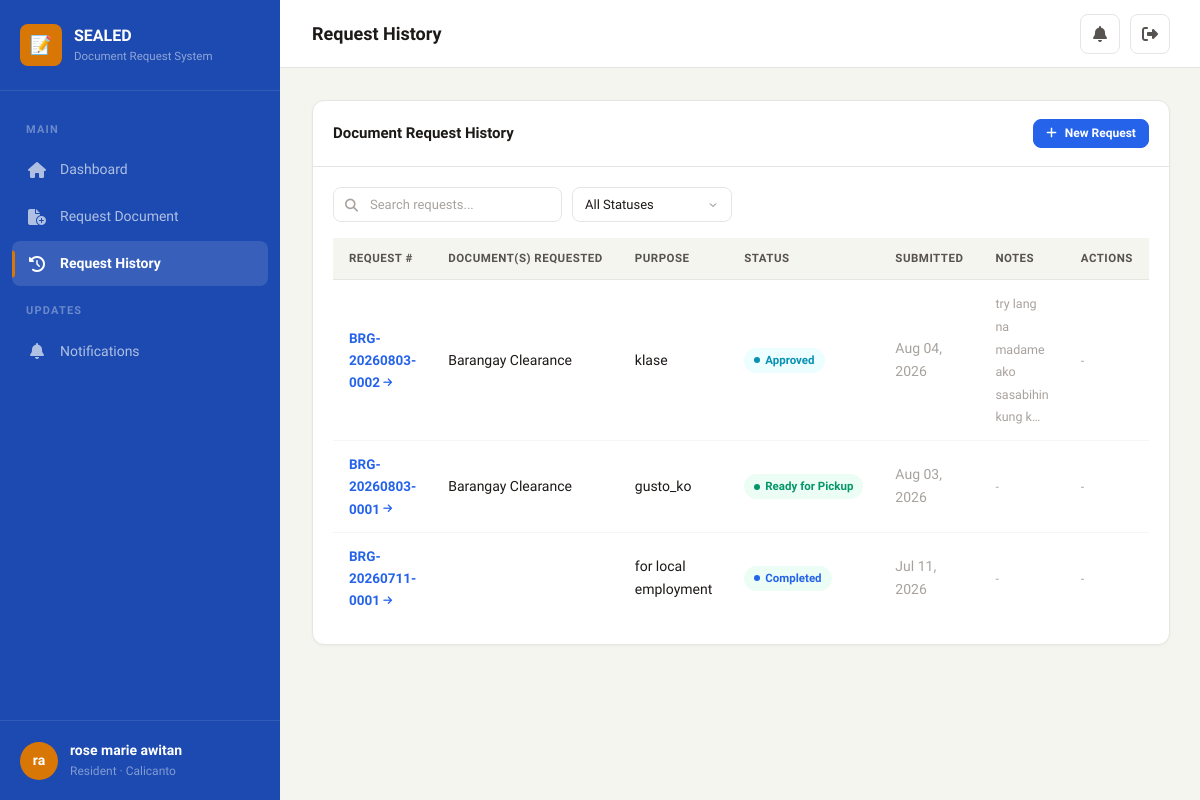
Page /resident/history/ (signed in) on the committed database.
### brgy/models.py (models this page shows, shortened)
class CustomUser(AbstractUser):
    class Role(models.TextChoices):
        RESIDENT = 'resident', 'Resident'
        STAFF = 'staff', 'Staff'
        ADMIN = 'admin', 'Administrator'
    class VerificationStatus(models.TextChoices):
        PENDING = 'pending', 'Pending'
        APPROVED = 'approved', 'Approved'
        REJECTED = 'rejected', 'Rejected'
    id = models.UUIDField(primary_key=True, default=uuid.uuid4, editable=False)
    role = models.CharField(max_length=20, choices=Role.choices, default=Role.RESIDENT)
    barangay = models.ForeignKey(
        Barangay, on_delete=models.SET_NULL, null=True, blank=True, related_name='users'
    )
    verification_status = models.CharField(
        max_length=20, choices=VerificationStatus.choices, default=VerificationStatus.PENDING
    )
    phone_number = models.CharField(max_length=20, blank=True)
    address = models.TextField(blank=True)
    birth_date = models.DateField(null=True, blank=True)
    gender = models.CharField(max_length=10, blank=True)
    middle_name = models.CharField(max_length=150, blank=True)
    civil_status = models.CharField(max_length=20, blank=True, default='')
    occupation = models.CharField(max_length=100, blank=True, default='')
    id_type = models.CharField(max_length=50, blank=True, default='')
    id_front = models.ImageField(upload_to='resident_ids/', blank=True, null=True)
    id_back = models.ImageField(upload_to='resident_ids/', blank=True, null=True)
    id_selfie = models.ImageField(upload_to='resident_ids/', blank=True, null=True, help_text="Picture of the user holding their valid ID")
    profile_picture = models.ImageField(upload_to='profile_pictures/', blank=True, null=True)
    rejection_reason = models.TextField(blank=True, default='')
    class Meta:
        ordering = ['-date_joined']
    @property
    def is_verified_resident(self):
        return self.role == 'resident' and self.verification_status == 'approved'
    @property
    def display_name(self):
        return self.get_full_name() or self.username

class Barangay(models.Model):
    id = models.UUIDField(primary_key=True, default=uuid.uuid4, editable=False)
    name = models.CharField(max_length=200)
    address = models.TextField()
    contact_number = models.CharField(max_length=20, blank=True)
    email = models.EmailField(blank=True)
    chairman_name = models.CharField(max_length=200, blank=True)
    officials = models.JSONField(default=dict, blank=True)
    is_active = models.BooleanField(default=True)
    created_at = models.DateTimeField(auto_now_add=True)
    updated_at = models.DateTimeField(auto_now=True)
    theme_color = models.CharField(
        max_length=7,
        default='#4F46E5',
        help_text="Hex color for barangay theme (e.g. #4F46E5)"
    )
    class Meta:
        ordering = ['name']

class DocumentRequest(models.Model):
    class Status(models.TextChoices):
        PENDING = 'pending', 'Pending'
        APPROVED = 'approved', 'Approved'
        READY_FOR_PICKUP = 'ready_for_pickup', 'Ready for Pickup'
        COMPLETED = 'completed', 'Completed'
        REJECTED = 'rejected', 'Rejected'
    id = models.UUIDField(primary_key=True, default=uuid.uuid4, editable=False)
    request_number = models.CharField(max_length=30, unique=True, editable=False)
    resident = models.ForeignKey(CustomUser, on_delete=models.CASCADE, related_name='requests')
    verification_code = models.CharField(max_length=20, unique=True, blank=True, null=True)
    contact_number = models.CharField(max_length=20, blank=True, null=True)
    pickup_date = models.DateField(null=True, blank=True)
    purpose = models.TextField()
    status = models.CharField(max_length=20, choices=Status.choices, default=Status.PENDING)
    staff_notes = models.TextField(blank=True)
    rejection_reason = models.TextField(blank=True)
    processed_by = models.ForeignKey(
        CustomUser, on_delete=models.SET_NULL, null=True, blank=True, related_name='processed_requests'
    )
    created_at = models.DateTimeField(auto_now_add=True)
    updated_at = models.DateTimeField(auto_now=True)
    completed_at = models.DateTimeField(null=True, blank=True)
    approved_at = models.DateTimeField(null=True, blank=True)
    ready_at = models.DateTimeField(null=True, blank=True)
    class Meta:
        ordering = ['-created_at']
    @property
    def status_color(self):
        colors = {
            'pending': 'warning',
            'approved': 'info',
            'ready_for_pickup': 'success',
            'completed': 'primary',
            'rejected': 'danger',
        }
        return colors.get(self.status, 'muted')

class DocumentRequestItem(models.Model):
    id = models.UUIDField(primary_key=True, default=uuid.uuid4, editable=False)
    request = models.ForeignKey(DocumentRequest, related_name='items', on_delete=models.CASCADE)
    document_type = models.ForeignKey(DocumentType, on_delete=models.CASCADE)
    quantity = models.PositiveIntegerField(default=1)
    created_at = models.DateTimeField(auto_now_add=True)

class DocumentType(models.Model):
    id = models.UUIDField(primary_key=True, default=uuid.uuid4, editable=False)
    name = models.CharField(max_length=200)
    description = models.TextField(blank=True)
    requirements = models.TextField(blank=True, help_text="One requirement per line")
    fee = models.DecimalField(max_digits=10, decimal_places=2, default=0, null=True, blank=True)
    is_active = models.BooleanField(default=True)
    barangay = models.ForeignKey(Barangay, on_delete=models.CASCADE, related_name='document_types')
    template_file = models.FileField(
        upload_to='document_templates/',
        blank=True,
        null=True,
        help_text="Upload a .docx template for this document"
    )
    created_at = models.DateTimeField(auto_now_add=True)
    class Meta:
        ordering = ['name']

### brgy/views.py (the view)
# urls.py: path('resident/history/', views.request_history, name='request_history'),
@login_required
@role_required('resident')
def request_history(request):
    user = request.user
    if not user.is_verified_resident:
        return redirect('resident_dashboard')
    reqs = DocumentRequest.objects.filter(resident=user)
    status_filter = request.GET.get('status', '')
    if status_filter:
        reqs = reqs.filter(status=status_filter)
    paginator = Paginator(reqs, 10)
    page_number = request.GET.get('page', 1)
    page_obj = paginator.get_page(page_number)
    return render(request, 'brgy/resident/request_history.html', {
        'page_obj': page_obj,
        'status_filter': status_filter,
        'status_choices': DocumentRequest.Status.choices,
    })

### brgy/templates/brgy/resident/request_history.html (shortened to what this page needs)
{% extends 'brgy/base.html' %}
{% block nav_res_history %}active{% endblock %}
{% block page_title %}Request History{% endblock %}
{% block content %}
<div class="card">
    <div class="card-header">
        <h3>Document Request History</h3>
        <a href="{% url 'request_document' %}" class="btn btn-primary btn-sm">
            <i class="fa-solid fa-plus"></i> New Request
        </a>
    </div>
    <div class="card-body">
        <div class="filter-bar mb-4">
            <form method="get" style="display:flex;gap:10px;flex-wrap:wrap;align-items:center;flex:1;">
                <div class="search-input-wrapper">
                    <i class="fa-solid fa-search"></i>
                    <input type="text" name="search" class="form-input" placeholder="Search requests..." value="{{ search }}">
                </div>
                <select name="status" class="form-input" style="width:auto;min-width:160px;" onchange="this.form.submit()">
                    <option value="">All Statuses</option>
                </select>
            </form>
        </div>
        {% if page_obj %}
        <div class="table-wrapper">
            <table class="table">
                <thead>
                    <tr>
                        <th>Request #</th>
                        <th>Document(s) Requested</th>
                        <th>Purpose</th>
                        <th>Status</th>
                        <th>Submitted</th>
                        <th>Notes</th>
                        <th>Actions</th>
                    </tr>
                </thead>
                <tbody>
                    {% for req in page_obj %}
                    <tr>
                        <td class="fw-600">
    <a href="{% url 'track_request' req.pk %}" style="color: var(--primary); text-decoration: none;">
        {{ req.request_number }}
    </a>
</td>
                        <td>
                            {% for item in req.items.all %}
                                <span class="text-sm">{{ item.document_type.name }}</span><br>
                            {% endfor %}
                        </td>
                        <td style="max-width:200px;"><span class="text-sm">{{ req.purpose|truncatechars:50 }}</span></td>
                        <td><span class="badge badge-{{ req.status_color }}">{{ req.get_status_display }}</span></td>
                        <td class="text-sm text-muted">{{ req.created_at|date:"M d, Y" }}</td>
                        <td style="max-width:150px;">
                            {% if req.staff_notes %}
                            <span class="text-xs text-muted" title="{{ req.staff_notes }}">{{ req.staff_notes|truncatechars:40 }}</span>
                            {% elif req.rejection_reason %}
                            <span class="text-xs text-danger" title="{{ req.rejection_reason }}">{{ req.rejection_reason|truncatechars:40 }}</span>
                            {% else %}
                            <span class="text-xs text-muted">-</span>
                            {% endif %}
                        </td>
                        <td>
                            {% if req.status == 'pending' %}
                                <form method="post" action="{% url 'cancel_request' req.pk %}" onsubmit="return confirm('Are you sure you want to cancel this request?');">
                                    {% csrf_token %}
                                    <button type="submit" class="btn btn-xs" style="background: #fee2e2; color: #dc2626; border: 1px solid #fecaca;" title="Cancel Request">
                                        <i class="fa-solid fa-times"></i> Cancel
                                    </button>
                                </form>
                            {% else %}
                                <span class="text-xs text-muted">-</span>
                            {% endif %}
                        </td>
                    </tr>
                    {% endfor %}
                </tbody>
            </table>
        </div>
        {% else %}
        <div class="empty-state">
            <i class="fa-solid fa-folder-open"></i>
            <h4>No Requests Found</h4>
            <p>{% if status_filter %}No requests with the selected status.{% else %}You haven't made any document requests yet.{% endif %}</p>
        </div>
        {% endif %}
    </div>
</div>
{% endblock %}

### brgy/templates/brgy/base.html (shortened to what this page needs)
{% load static %}
<!DOCTYPE html>
<html lang="en">
<head>
    <link rel="stylesheet" href="https://cdnjs.cloudflare.com/ajax/libs/font-awesome/6.5.1/css/all.min.css">
    <link rel="stylesheet" href="{% static 'css/style.css' %}">
</head>
<body>
    <div class="app-layout">
        <aside class="sidebar" id="sidebar">
            <div class="sidebar-header">
                <div class="sidebar-logo">
                    <div class="sidebar-logo-icon">📝</div>
                    <div class="sidebar-logo-text">
                        SEALED
                        <small>Document Request System</small>
                    </div>
                </div>
            </div>
            <nav class="sidebar-nav">
                {% if user.role == 'resident' %}
                <div class="sidebar-section-label">Main</div>
                <a href="{% url 'resident_dashboard' %}" class="sidebar-item {% block nav_res_dashboard %}{% endblock %}">
                    <i class="fa-solid fa-house"></i> Dashboard
                </a>
                <a href="{% url 'request_document' %}" class="sidebar-item {% block nav_res_request %}{% endblock %}">
                    <i class="fa-solid fa-file-circle-plus"></i> Request Document
                </a>
                <a href="{% url 'request_history' %}" class="sidebar-item {% block nav_res_history %}{% endblock %}">
                    <i class="fa-solid fa-clock-rotate-left"></i> Request History
                </a>
                <div class="sidebar-section-label">Updates</div>
                <a href="{% url 'notifications' %}" class="sidebar-item {% block nav_res_notifications %}{% endblock %}">
                    <i class="fa-solid fa-bell"></i> Notifications
                </a>
                {% endif %}
            </nav>
            <div class="sidebar-footer">
                <a href="{% url 'profile' %}" class="sidebar-user">
                    <div class="sidebar-avatar">{{ user.first_name.0 }}{{ user.last_name.0 }}</div>
                    <div class="sidebar-user-info">
                        <div class="sidebar-user-name">{{ user.display_name }}</div>
                        <div class="sidebar-user-role">{{ user.get_role_display }}{% if user.barangay %} &middot; {{ user.barangay.name }}{% endif %}</div>
                    </div>
                </a>
            </div>
        </aside>
        <main class="main-content">
            <header class="topbar">
                <div class="topbar-left">
                    <h1 class="topbar-title">{% block page_title %}Dashboard{% endblock %}</h1>
                </div>
                <div class="topbar-right">
                    <div style="position:relative">
                        <button class="topbar-btn" id="notifBtn" aria-label="Notifications">
                            <i class="fa-solid fa-bell"></i>
                        </button>
                    </div>
                    <a href="{% url 'logout' %}" class="topbar-btn" title="Logout" data-confirm="Are you sure you want to logout?">
                        <i class="fa-solid fa-right-from-bracket"></i>
                    </a>
                </div>
            </header>
            <div class="page-content">
                {% block content %}{% endblock %}
            </div>
        </main>
    </div>
</body>
</html>

### rows in the picture
CustomUser: first_name.0 "r", last_name.0 "a", display_name "rose marie awitan", role "Resident", barangay.name "Calicanto"
DocumentRequest: request_number "BRG-20260803-0002", purpose "klase", status "Approved", created_at "Aug 04, 2026", staff_notes "try lang na madame ako sasabihin kung k…"
DocumentRequestItem: document_type.name "Barangay Clearance"
DocumentRequest: request_number "BRG-20260803-0001", purpose "gusto_ko", status "Ready for Pickup", created_at "Aug 03, 2026"
DocumentRequestItem: document_type.name "Barangay Clearance"
DocumentRequest: request_number "BRG-20260711-0001", purpose "for local employment", status "Completed", created_at "Jul 11, 2026"
